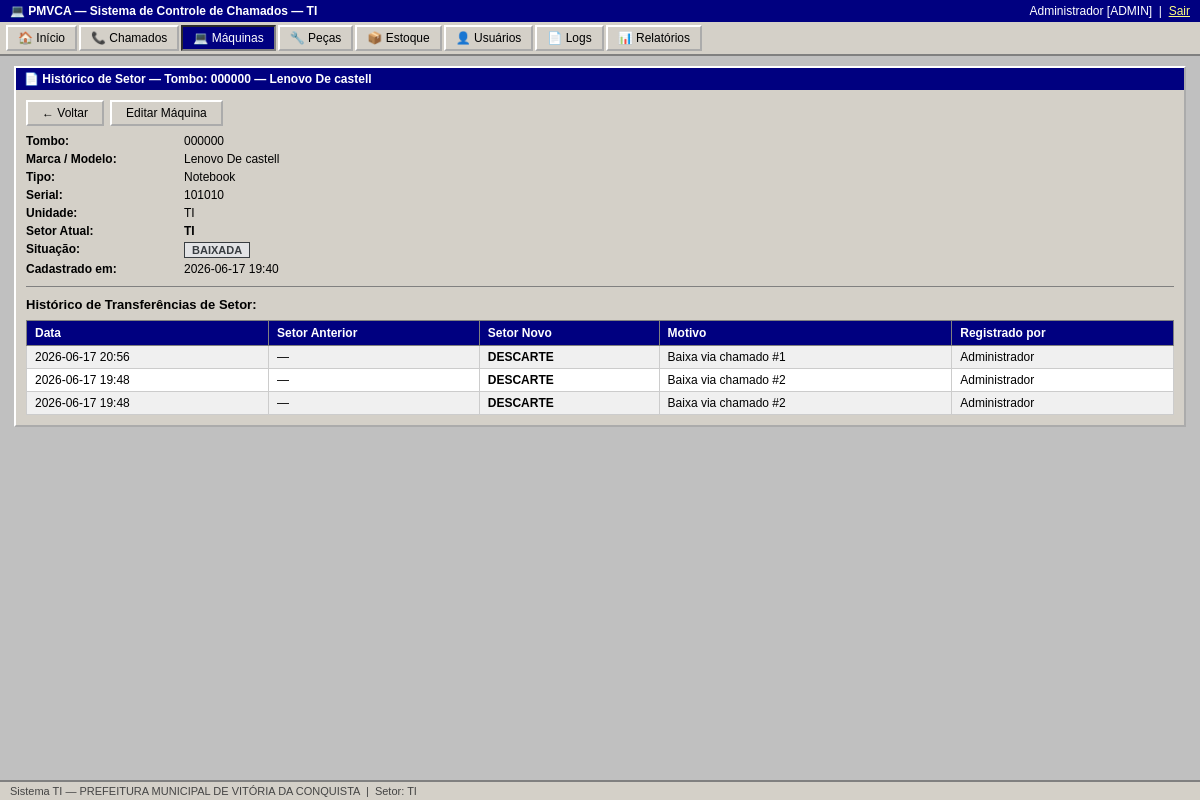
The app's page /maquinas/1/historico (signed in) with its own data.
### tables this page shows
CREATE TABLE usuarios (
        id INTEGER PRIMARY KEY AUTOINCREMENT,
        nome TEXT NOT NULL, cpf TEXT UNIQUE NOT NULL, senha TEXT NOT NULL,
        perfil TEXT NOT NULL DEFAULT 'usuario', setor TEXT NOT NULL,
        ativo INTEGER NOT NULL DEFAULT 1, criado_em TEXT NOT NULL);

CREATE TABLE maquinas (
        id INTEGER PRIMARY KEY AUTOINCREMENT,
        tombo TEXT UNIQUE NOT NULL, marca TEXT NOT NULL, modelo TEXT NOT NULL,
        serial TEXT, tipo TEXT NOT NULL, unidade TEXT NOT NULL, setor TEXT NOT NULL,
        situacao TEXT NOT NULL DEFAULT 'ativa', criado_em TEXT NOT NULL);

CREATE TABLE historico_setor (
        id INTEGER PRIMARY KEY AUTOINCREMENT,
        maquina_id INTEGER NOT NULL, setor_anterior TEXT, setor_novo TEXT NOT NULL,
        motivo TEXT, data TEXT NOT NULL, usuario_id INTEGER,
        FOREIGN KEY(maquina_id) REFERENCES maquinas(id));

### app.py (the view)
@app.route('/maquinas/<int:mid>/historico')
@login_required
def maquina_historico(mid):
    conn = get_db()
    m    = conn.execute("SELECT * FROM maquinas WHERE id=?",(mid,)).fetchone()
    hist = conn.execute("""SELECT h.*, u.nome as usuario_nome FROM historico_setor h
        LEFT JOIN usuarios u ON h.usuario_id=u.id WHERE h.maquina_id=? ORDER BY h.data DESC""",(mid,)).fetchall()
    conn.close()
    return render_template('maquina_historico.html', maquina=m, historico=hist)

### app.py (called while the page is built)
def get_db():
    conn = sqlite3.connect(DB_PATH)
    conn.row_factory = sqlite3.Row
    conn.execute("PRAGMA foreign_keys = ON")
    return conn

def login_required(f):
    @wraps(f)
    def d(*a, **kw):
        if 'usuario_id' not in session:
            return redirect(url_for('login'))
        return f(*a, **kw)
    return d

### templates/maquina_historico.html (shortened to what this page needs)
{% extends 'base.html' %}
{% block content %}
<div class="window">
  <div class="window-title">&#128196; Histórico de Setor &mdash; Tombo: {{ maquina.tombo }} &mdash; {{ maquina.marca }} {{ maquina.modelo }}</div>
  <div class="window-body">
    <div class="toolbar">
      <a href="/maquinas" class="btn">&#8592; Voltar</a>
      {% if session.perfil in ('admin','tecnico') %}
      <a href="/maquinas/{{ maquina.id }}/editar" class="btn">Editar Máquina</a>
      {% endif %}
    </div>
    <dl class="info-grid mb">
      <dt>Tombo:</dt><dd>{{ maquina.tombo }}</dd>
      <dt>Marca / Modelo:</dt><dd>{{ maquina.marca }} {{ maquina.modelo }}</dd>
      <dt>Tipo:</dt><dd>{{ maquina.tipo }}</dd>
      <dt>Serial:</dt><dd>{{ maquina.serial or '—' }}</dd>
      <dt>Unidade:</dt><dd>{{ maquina.unidade }}</dd>
      <dt>Setor Atual:</dt><dd><strong>{{ maquina.setor }}</strong></dd>
      <dt>Situação:</dt><dd><span class="badge badge-{{ maquina.situacao }}">{{ maquina.situacao|upper }}</span></dd>
      <dt>Cadastrado em:</dt><dd>{{ maquina.criado_em[:16] }}</dd>
    </dl>
    <hr>
    <strong>Histórico de Transferências de Setor:</strong>
    {% if historico %}
    <table style="margin-top:8px">
      <tr><th>Data</th><th>Setor Anterior</th><th>Setor Novo</th><th>Motivo</th><th>Registrado por</th></tr>
      {% for h in historico %}
      <tr>
        <td>{{ h.data[:16] }}</td>
        <td>{{ h.setor_anterior or '—' }}</td>
        <td><strong>{{ h.setor_novo }}</strong></td>
        <td>{{ h.motivo or '—' }}</td>
        <td>{{ h.usuario_nome or '—' }}</td>
      </tr>
      {% endfor %}
    </table>
    {% else %}
    <p style="padding:8px;color:#555">Nenhuma transferência registrada.</p>
    {% endif %}
  </div>
</div>
{% endblock %}

### templates/base.html (shortened to what this page needs)
<!DOCTYPE html>
<html lang="pt-BR">
<head>
<link rel="stylesheet" href="/static/css/style.css">
</head>
<body>
{% if session.usuario_id %}
<div class="topbar">
  <span class="topbar-title">&#128187; PMVCA — Sistema de Controle de Chamados — TI</span>
  <span class="topbar-user">
    {{ session.nome }} [{{ session.perfil|upper }}] &nbsp;|&nbsp;
    <a href="/logout" class="btn-link">Sair</a>
  </span>
</div>
<div class="navbar">
  <a href="/dashboard"  {% if request.path=='/dashboard' %}class="active"{% endif %}>&#127968; Início</a>
  <a href="/chamados"   {% if '/chamados' in request.path %}class="active"{% endif %}>&#128222; Chamados</a>
  <a href="/maquinas"   {% if '/maquinas' in request.path %}class="active"{% endif %}>&#128187; Máquinas</a>
  <a href="/pecas"      {% if '/pecas' in request.path %}class="active"{% endif %}>&#128295; Peças</a>
  <a href="/estoque"    {% if '/estoque' in request.path %}class="active"{% endif %}>&#128230; Estoque</a>
  {% if session.perfil == 'admin' %}
  <a href="/usuarios"   {% if '/usuarios' in request.path %}class="active"{% endif %}>&#128100; Usuários</a>
  <a href="/logs"       {% if '/logs' in request.path %}class="active"{% endif %}>&#128196; Logs</a>
  {% endif %}
  <a href="/relatorios" {% if '/relatorios' in request.path %}class="active"{% endif %}>&#128202; Relatórios</a>
</div>
{% endif %}
<div class="main-content">
{% block content %}{% endblock %}
</div>
<div class="statusbar">
  Sistema TI — PREFEITURA MUNICIPAL DE VITÓRIA DA CONQUISTA
  {% if session.usuario_id %}&nbsp;|&nbsp; Setor: {{ session.setor }}{% endif %}
</div>
</body>
</html>

### static/css/style.css (style rules this page uses)
*, *::before, *::after { box-sizing: border-box; margin: 0; padding: 0; }
body { font-family: Tahoma, Arial, sans-serif; font-size: 13px; background: #c0c0c0; color: #000; min-height: 100vh; display: flex; flex-direction: column; }
.topbar { background: #000080; color: #fff; padding: 4px 10px; display: flex; justify-content: space-between; align-items: center; font-size: 12px; }
.topbar a { color: #ffff80; }
.topbar-title { font-weight: bold; }
.navbar { background: #d4d0c8; border-bottom: 2px solid #808080; padding: 0; display: flex; flex-wrap: wrap; gap: 2px; padding: 3px 6px; }
.navbar a { display: inline-block; padding: 4px 10px; text-decoration: none; color: #000; border: 2px outset #fff; background: #d4d0c8; font-size: 12px; }
.navbar a:hover, .navbar a.active { background: #000080; color: #fff; border: 2px inset #808080; }
.main-content { flex: 1; padding: 10px 14px; }
.statusbar { background: #d4d0c8; border-top: 2px solid #808080; padding: 3px 10px; font-size: 11px; color: #444; }
.window { background: #d4d0c8; border: 2px outset #fff; margin-bottom: 10px; }
.window-title { background: #000080; color: #fff; padding: 4px 8px; font-weight: bold; font-size: 12px; display: flex; align-items: center; gap: 6px; }
.window-body { padding: 10px; }
.btn, button, input[type=submit], input[type=button] { font-family: Tahoma, Arial, sans-serif; font-size: 12px; padding: 4px 14px; background: #d4d0c8; border: 2px outset #fff; cursor: pointer; color: #000; text-decoration: none; display: inline-block; }
.btn-link { color: #ffff80; background: none; border: none; cursor: pointer; text-decoration: underline; padding: 0; }
table { width: 100%; border-collapse: collapse; background: #fff; font-size: 12px; }
th { background: #000080; color: #fff; padding: 5px 8px; text-align: left; border: 1px solid #808080; white-space: nowrap; }
td { padding: 4px 8px; border: 1px solid #ccc; vertical-align: middle; }
tr:nth-child(even) td { background: #f0f0f0; }
.badge { display: inline-block; padding: 1px 7px; font-size: 11px; border: 1px solid #666; font-weight: bold; }
.badge-baixada { background: #e2e3e5; color: #383d41; border-color: #383d41; }
hr { border: none; border-top: 1px solid #808080; margin: 10px 0; }
.mb { margin-bottom: 10px; }
a { color: #000080; }
.toolbar { display: flex; gap: 6px; margin-bottom: 8px; flex-wrap: wrap; align-items: center; }
.info-grid { display: grid; grid-template-columns: 150px 1fr; gap: 4px 8px; font-size: 12px; }
.info-grid dt { font-weight: bold; }
.info-grid dd { margin: 0; }

### records on screen
usuarios: nome "Administrador", perfil "ADMIN"
maquinas: tombo "000000", marca "Lenovo", modelo "De castell", tipo "Notebook", serial "101010", unidade "TI", setor "TI", situacao "BAIXADA", criado_em "2026-06-17 19:40"
historico_setor: data "2026-06-17 20:56", setor_anterior "—", setor_novo "DESCARTE", motivo "Baixa via chamado #1", nome "Administrador"
historico_setor: data "2026-06-17 19:48", setor_anterior "—", setor_novo "DESCARTE", motivo "Baixa via chamado #2", nome "Administrador"
historico_setor: data "2026-06-17 19:48", setor_anterior "—", setor_novo "DESCARTE", motivo "Baixa via chamado #2", nome "Administrador"

### other values on screen
{{ session.setor }} "TI"
